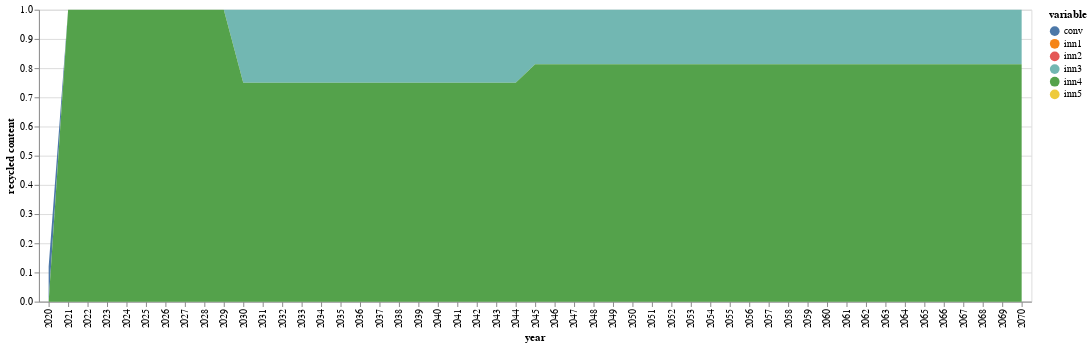

Notebook source saved alongside this figure:
### Code cell
function conventional(t)
    return (1-sum(JuMP.values.(xk)[k,t] for k in 1:nrow(compromise)))
end

function innovation(i,t)
    if i==1
        return sum(JuMP.values.(xk)[k,t] for k=1:mapki[i,2])
    else
        return sum(JuMP.values.(xk)[k,t] for k=mapki[i-1,2]:mapki[i,2] )
    end
end

conv=zeros(51)

conv[1]=initial[1,5]
inn_co2=zeros(5,51)

for inn in 1:5
    inn_co2[inn,1]=0
end

j=0
for i in 2:51
    if 0 ≤ i ≤ 5
        j=1
    elseif 6 ≤ i ≤ 10
        j=2
    elseif 6 ≤ i ≤ 10
        j=3
    elseif 11 ≤ i ≤ 15
        j=4
    elseif 16 ≤ i ≤ 20
        j=5
    elseif 21 ≤ i ≤ 25
        j=6
    else
        j=7
    end
        
    conv[i]=conventional(j)
    for inn in 1:5
        inn_co2[inn,i]=innovation(inn,j)
    end
end

sNames = ["conv","inn1","inn2","inn3","inn4","inn5"]
xLabels = []
for i in 2020:2070
    push!(xLabels,string(i))
end

df = DataFrame(year=xLabels, conv=conv, inn1=inn_co2[1,:],inn2=inn_co2[2,:],inn3=inn_co2[3,:],inn4=inn_co2[4,:],inn5=inn_co2[5,:])

df |> stack |> @vlplot(:area, x=:year, y={:value, stack=:zero, title="recycled content"}, color="variable:n",ylab="circularity")

### Figure 1 — Vega-Lite specification as saved in the notebook (floating-point values rounded to 4 significant figures; data arrays with more than 128 entries replaced by an {"elided": "..."} marker saying what was removed)
{"data": {"values": {"elided": "306 records"}}, "encoding": {"color": {"field": "variable", "type": "nominal"}, "x": {"field": "year"}, "y": {"field": "value", "stack": "zero", "title": "recycled content", "type": "quantitative"}}, "mark": "area", "ylab": "circularity"}
